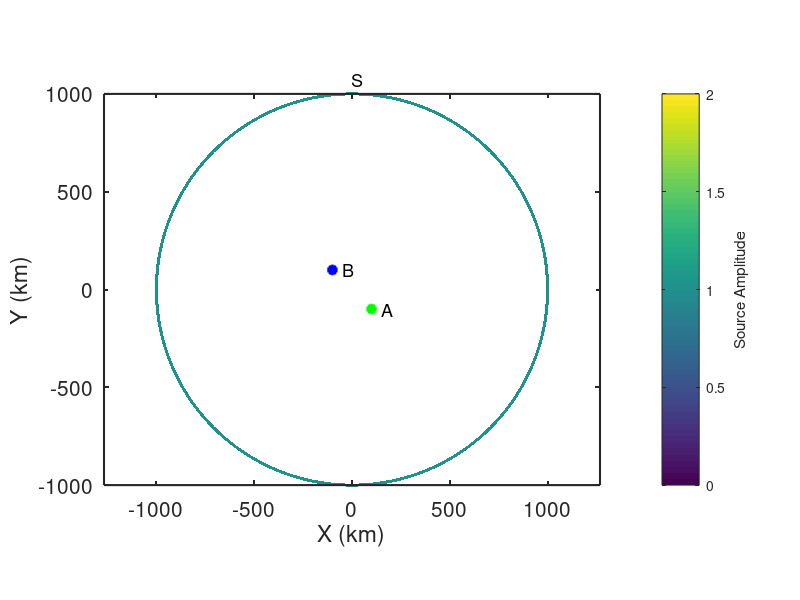

This chart was generated by the following MATLAB code: (Note: this script raises an error after producing the figure.)
% Simulate ambient noise within a homogeneous, isotropic, acoustic half-space
% for sources that form a perfect ring.
%
% jbrussell - 7/2023

clear; close all;

addpath('../functions/');

dx = 10; % km
x = [-1000:dx:1000]; % km
y = [-1000:dx:1000]; % km
dt = 1; % sec
Ndays = 10;
t = [0:dt:60*60]; % [sec] daily time axis

% Location of virtual source (A)
x_Asrc = 100; % km
y_Asrc = -100; % km

% Location of receiver (B)
x_Brec = -100; % km
y_Brec = 100; % km

% Location of "source" ring (S)
r_S = 1000; % [km] radious of source ring
N_excite = 1; % number of times to randomly excite each Source each hour
dtheta = 0.1;
theta_S = [0:dtheta:360-dtheta];
x_S = r_S*sind(theta_S);
y_S = r_S*cosd(theta_S);
amp_S = ones(size(x_S)); % amplitude of sources

% Medium properties
vel = 3.5; % [km/s] velocity of medium

% Define source type
source_type = 'ricker'; % 'ricker' or 'microseism'
% RICKER  (impulsive source)
f_cent = 1/8; % 1/100; % [1/s] dominant frequency of Ricker wavelet
% MICROSEISM  (continuous source)
fmin = 1/10; % minimum frequency to sum over
fmax = 1/3; % maximum frequency to sum over


figure(98); clf;
box on; hold on;
plot(x_Asrc,y_Asrc,'og','linewidth',2,'MarkerFaceColor','g');
text(x_Asrc+50,y_Asrc,'A','fontsize',13);
plot(x_Brec,y_Brec,'ob','linewidth',2,'MarkerFaceColor','b');
text(x_Brec+50,y_Brec,'B','fontsize',13);
scatter(x_S,y_S,amp_S*5,amp_S,'o','filled');
text(x_S(1),y_S(1)+75,'S','fontsize',13);
axis square; axis equal;
set(gca,'fontsize',15,'linewidth',1.5,'layer','top');
xlabel('X (km)');
ylabel('Y (km)');
cb = colorbar;
ylabel(cb,'Source Amplitude');
colormap(viridis);

%% Generate wavefield at ring of sources S

% Build frequency and time axes
Nt = length(t);
Fs = 1./dt;
f = Fs*(0:(Nt/2))/Nt;
time = ([0:Nt-1]-floor(Nt/2))*dt;  % build lagtime vector for plotting
time = [time(time<0), time(time>=0)];

% Expected time between A and B
R_A_B = sqrt((x_Asrc-x_Brec).^2 + (y_Asrc-y_Brec).^2); % [km] distance from A to B
t_A_B = R_A_B ./ vel;

% Theoretical prediction of ccf from Goran's class notes
ccf_pre = real(1 ./ sqrt(t_A_B.^2 - time.^2));
A = 1;
J0_pre = besselj(0,2*pi*f*t_A_B) * A;

cohsum = zeros(size(t));
ccf_auto = zeros(size(t));
ihrs_total = 0;
ccf_all = {};
cohsum_all = {};
ccf_misfit = [];
for iday = 1:Ndays
    for ihr = 1 : (24/(max(t)/60/60))
        % Generate wavefields at A and B due to random noise at all Si
        Si_A = zeros(size(t));
        Si_B = zeros(size(t));
        for isrc = 1:length(x_S)
            R_Si_A = sqrt((x_Asrc-x_S(isrc)).^2 + (y_Asrc-y_S(isrc)).^2); % [km] distance from Si to A
            R_Si_B = sqrt((x_Brec-x_S(isrc)).^2 + (y_Brec-y_S(isrc)).^2); % [km] distance from Si to B

            % Loop through and generate sources, Si
            for ii = 1:N_excite
                if strcmp(source_type,'ricker')
                    % Ricker wavelet
                    % Generate random wavelet start times
                    tshift = max(t) .* rand(1,1);
                    Si_A = Si_A + amp_S(isrc) .* ricker_wavelet(t-tshift,R_Si_A,vel,f_cent);
                    Si_B = Si_B + amp_S(isrc) .* ricker_wavelet(t-tshift,R_Si_B,vel,f_cent);
                elseif strcmp(source_type,'microseism')
                    freq = f(f>=fmin & f<=fmax);
                    phi_rand = (2*pi)*rand(1,length(freq)); % random phase between [0,2*pi]
                    Si_A = Si_A + amp_S(isrc) .* microseism_source(t,R_Si_A,vel,freq,phi_rand);
                    Si_B = Si_B + amp_S(isrc) .* microseism_source(t,R_Si_B,vel,freq,phi_rand);
                else
                    error('Source type must be ''ricker'' or ''microseism''');
                end
            end
        end
        
        % Taper waveform
        Si_A = cos_taper(Si_A);
        Si_B = cos_taper(Si_B);

        % Calculate power spectra
        fftA = fft(Si_A);
        % fftA = spectrumwhiten_smooth(fftA,0.001);
%         P_A = abs(fftA/Nt);
%         P_A = P_A(1:Nt/2+1);
%         P_A(2:end-1) = 2*P_A(2:end-1);
        fftB = fft(Si_B);
        % fftB = spectrumwhiten_smooth(fftB,0.001);
%         P_B = abs(fftB/Nt);
%         P_B = P_B(1:Nt/2+1);
%         P_B(2:end-1) = 2*P_B(2:end-1);

        % Calculate cross-correlation (A --> B Causal; B --> A Acausal)
        cohsum = cohsum + fftB.*conj(fftA) ./ abs(fftB) ./ abs(fftA);
        ccf = real(ifft(cohsum,Nt)); % inverse FFT to get time domain
        ccf = fftshift(ccf); % rearrange values as [-lag lag]
        ccf = detrend(ccf);
        ccf = cos_taper(ccf);
        
        % Auto-correlation
%         ccf_auto = ccf_auto + xcorr(Si_A,Si_A,floor(length(t)/2));
        
        ihrs_total = ihrs_total + 1;
        ccf_all{ihrs_total} = ccf;
        cohsum_all{ihrs_total} = cohsum;
        ccf_misfit(ihrs_total) = sum((ccf_all{ihrs_total} ./ max(ccf_all{ihrs_total}) - ccf_pre ./ max(ccf_pre)).^2) / length(ccf_pre);
        
        if 1 && mod(ihrs_total,12)==0
            figure(99); clf;
            set(gcf,'position',[2         206        1730         814]);
            
            subplot(2,2,1); box on; hold on;
            plot(x_Asrc,y_Asrc,'og','linewidth',2,'MarkerFaceColor','g');
            text(x_Asrc+50,y_Asrc,'A','fontsize',13);
            plot(x_Brec,y_Brec,'ob','linewidth',2,'MarkerFaceColor','b');
            text(x_Brec+50,y_Brec,'B','fontsize',13);
            scatter(x_S,y_S,amp_S*5,amp_S,'o','filled');
            text(x_S(1),y_S(1)+75,'S','fontsize',13);
            axis square;
            set(gca,'fontsize',15,'linewidth',1.5,'layer','top');
            xlabel('X (km)');
            ylabel('Y (km)');
            cb = colorbar;
            ylabel(cb,'Source Amplitude');
            colormap(viridis);
            
            subplot(2,2,3); box on; hold on;
            plot([1:ihrs_total],ccf_misfit,'-b','linewidth',2);
            plot(ihrs_total,ccf_misfit(ihrs_total),'ok','linewidth',1,'markersize',12,'MarkerFaceColor','b');
            set(gca,'fontsize',15,'linewidth',1.5);
            xlabel('Data length (hr)');
            ylabel('Misfit');

            subplot(2,2,2); box on; hold on;
%             ccf_pre_conv = conv(ccf_pre,ccf_auto,'same');
            plot(time,ccf_all{ihrs_total} ./ max(ccf_all{ihrs_total}),'-k','linewidth',2);
            plot(time,ccf_pre ./ max(ccf_pre),'-r','linewidth',1);
%             plot(time,ccf_pre_conv ./ max(ccf_pre_conv),'--g','linewidth',1);
            set(gca,'fontsize',15,'linewidth',1.5)
            xlim([-200 200]);
            title([num2str(ihrs_total),' hrs']);
            xlabel('Lag Time (s)');
            ylabel('CCF_{A,B}');

            P_ccf = abs(cohsum_all{ihrs_total}/Nt);
            P_ccf = P_ccf(1:Nt/2+1);
            P_ccf(2:end-1) = 2*P_ccf(2:end-1);

%             subplot(2,1,2); box on; hold on;
%             plot(1./f,P_ccf,'-b');
%             plot(1./f,smooth(P_ccf,20),'-k','linewidth',2);
%             plot(1./f_cent*[1 1],[min(P_ccf) max(P_ccf)],'--r','linewidth',1.5);
%             % xlim([0 500]);
%             set(gca,'fontsize',15,'linewidth',1.5,'xscale','log','yscale','log')
%             xlabel('Period (s)');

            subplot(2,2,4); box on; hold on;
            J0 = real(cohsum_all{ihrs_total}(1:Nt/2+1));
            plot(f,J0 ./ rms(J0),'-b');
            plot(f,smooth(J0,10) ./ rms(J0),'-k','linewidth',2);
            plot(f,J0_pre ./ rms(J0_pre),'-r','linewidth',1);
            plot(f_cent*[1 1],[0 1],'--r','linewidth',1.5);
            % xlim([0 500]);
            set(gca,'fontsize',15,'linewidth',1.5,'xscale','linear','yscale','linear')
            xlabel('Freq (Hz)');
            ylabel('J_0');
            xlim([0 max(f)]);

            drawnow;
        end
    end
end

%%
clear OUTmovie

is_movieout = 1;

if is_movieout
        
    OUTmovie(length(1:1:ihrs_total)) = struct('cdata',[],'colormap',[]);
    OUTit = 0;
    misfit = [];
    for ii = 1:1:ihrs_total
    
        figure(3); clf;
        set(gcf,'position',[2         206        1730         814],'color','w');
        
        subplot(2,2,1); box on; hold on;
        plot(x_Asrc,y_Asrc,'og','linewidth',2,'MarkerFaceColor','g');
        text(x_Asrc+50,y_Asrc,'A','fontsize',13);
        plot(x_Brec,y_Brec,'ob','linewidth',2,'MarkerFaceColor','b');
        text(x_Brec+50,y_Brec,'B','fontsize',13);
        scatter(x_S,y_S,amp_S*5,amp_S,'o','filled');
        text(x_S(1),y_S(1)+75,'S','fontsize',13);
        axis square; axis equal;
        set(gca,'fontsize',15,'linewidth',1.5,'layer','top');
        xlabel('X (km)');
        ylabel('Y (km)');
        cb = colorbar;
        ylabel(cb,'Source Amplitude');
        colormap(viridis);
        
        subplot(2,2,3); box on; hold on;
        plot([1:ii],ccf_misfit(1:ii),'-b','linewidth',2);
        plot(ii,ccf_misfit(ii),'ok','linewidth',1,'markersize',12,'MarkerFaceColor','b');
        set(gca,'fontsize',15,'linewidth',1.5);
        xlim([0 length(ccf_misfit)]);
        ylim([0 max(ccf_misfit)]);
        xlabel('Data length (hr)');
        ylabel('Misfit');
        
        subplot(2,2,2); box on; hold on;
%         ccf_pre_conv = conv(ccf_pre,ccf_auto,'same');
        plot(time,ccf_all{ii} ./ max(ccf_all{ii}),'-k','linewidth',2);
        plot(time,ccf_pre ./ max(ccf_pre),'-r','linewidth',1);
%         plot(time,ccf_pre_conv ./ max(ccf_pre_conv),'--g','linewidth',1);
        set(gca,'fontsize',15,'linewidth',1.5)
        xlim([-200 200]);
        ylim([-0.3 1.1]);
        title([num2str(ii),' hrs']);
        xlabel('Lag Time (s)');
        ylabel('CCF_{A,B}');

        P_ccf = abs(cohsum_all{ii}/Nt);
        P_ccf = P_ccf(1:Nt/2+1);
        P_ccf(2:end-1) = 2*P_ccf(2:end-1);

%         subplot(2,1,2); box on; hold on;
%         plot(1./f,P_ccf,'-b');
%         plot(1./f,smooth(P_ccf,20),'-k','linewidth',2);
%         plot(1./f_cent*[1 1],[min(P_ccf) max(P_ccf)],'--r','linewidth',1.5);
%         % xlim([0 500]);
%         set(gca,'fontsize',15,'linewidth',1.5,'xscale','log','yscale','log')
%         xlabel('Period (s)');
        
        subplot(2,2,4); box on; hold on;
        J0 = real(cohsum_all{ii}(1:Nt/2+1));
        plot(f,J0 ./ rms(J0),'-b');
        plot(f,smooth(J0,10) ./ rms(J0),'-k','linewidth',2);
        plot(f,J0_pre ./ rms(J0_pre),'-r','linewidth',1);
        plot(f_cent*[1 1],[0 1],'--r','linewidth',1.5);
        % xlim([0 500]);
        set(gca,'fontsize',15,'linewidth',1.5,'xscale','linear','yscale','linear')
        xlabel('Freq (Hz)');
        ylabel('J_0');
        xlim([0 max(f)]);

        drawnow;

        OUTit = OUTit + 1;
        rect = get(gcf,'Position'); rect(1:2) = [0 0]; 
        OUTmovie(OUTit) = getframe(gcf,rect);
    end
    
%     vid = VideoWriter(['noise_ccf_build_Sring','.avi']);
    vid = VideoWriter(['noise_ccf_build_Sring'],'MPEG-4');
    vid.FrameRate = 10;
    open(vid);
    OUTmovie(1) = [];
    writeVideo(vid,OUTmovie);
    close(vid);
end
